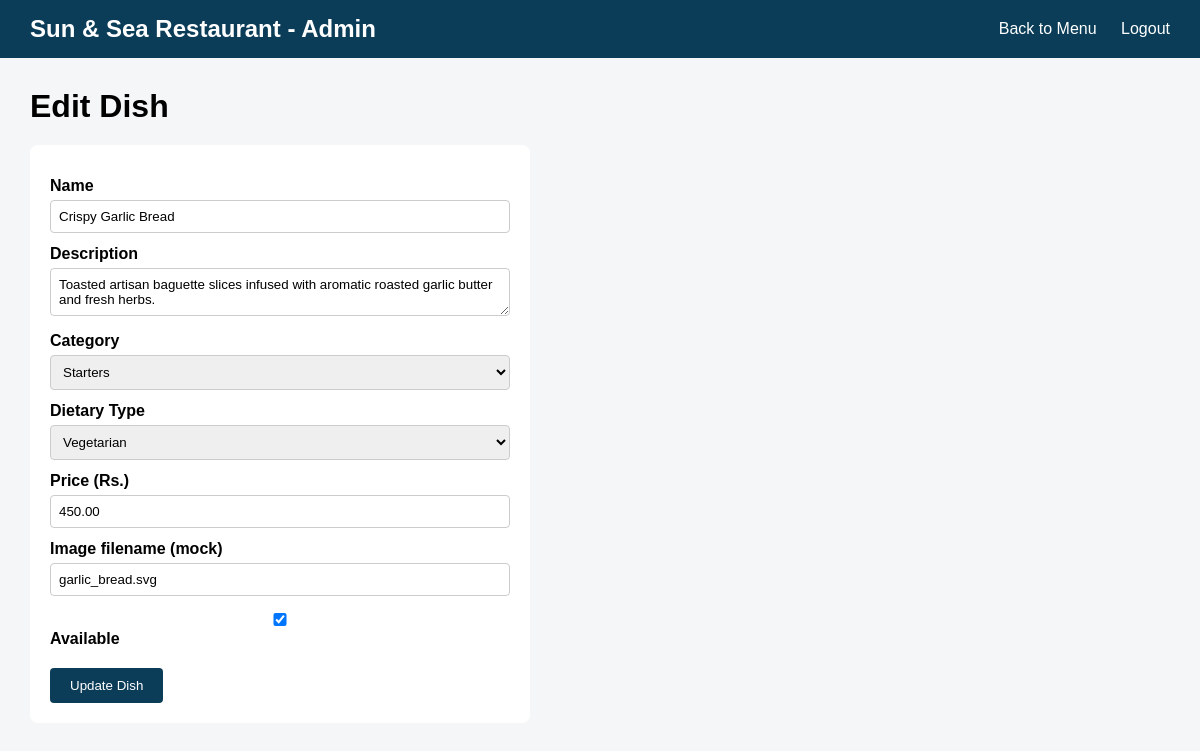
The page /admin/edit_item.php?id=2 (signed in) on the database its author committed.
### tables this page shows
CREATE TABLE IF NOT EXISTS menu_items (
    item_id INT AUTO_INCREMENT PRIMARY KEY,
    category_id INT NOT NULL,
    name VARCHAR(100) NOT NULL,
    description TEXT,
    dietary_type ENUM('Vegetarian','Non-Vegetarian') NOT NULL DEFAULT 'Non-Vegetarian',
    price DECIMAL(10,2) NOT NULL,
    image_url VARCHAR(255) DEFAULT 'default_dish.svg',
    is_available TINYINT(1) DEFAULT 1,
    created_at TIMESTAMP DEFAULT CURRENT_TIMESTAMP,
    FOREIGN KEY (category_id) REFERENCES categories(category_id) ON DELETE CASCADE
);

CREATE TABLE IF NOT EXISTS categories (
    category_id INT AUTO_INCREMENT PRIMARY KEY,
    category_name VARCHAR(50) NOT NULL
);

### admin/edit_item.php (the view, shortened to what this page needs)
<?php
include '../includes/db.php';
$id = (int) $_GET['id'];
$categories = mysqli_query($conn, "SELECT * FROM categories");
$stmt = mysqli_prepare($conn, "SELECT * FROM menu_items WHERE item_id = ?");
mysqli_stmt_bind_param($stmt, "i", $id);
mysqli_stmt_execute($stmt);
$item = mysqli_fetch_assoc(mysqli_stmt_get_result($stmt));
?>
<!DOCTYPE html>
<html>
<head>
    <link rel="stylesheet" href="../assets/css/admin.css">
</head>
<body>
    <div class="admin-nav">
        <h2>Sun & Sea Restaurant - Admin</h2>
        <div>
            <a href="menu_management.php">Back to Menu</a>
            <a href="logout.php">Logout</a>
        </div>
    </div>
    <div class="dashboard-content">
        <h1>Edit Dish</h1>
        <form method="POST" class="admin-form">
            <label>Name</label>
            <input type="text" name="name" value="<?php echo htmlspecialchars($item['name']); ?>" required>
            <label>Description</label>
            <textarea name="description"><?php echo htmlspecialchars($item['description']); ?></textarea>
            <label>Category</label>
            <select name="category_id">
                <?php while ($cat = mysqli_fetch_assoc($categories)) { ?>
                    <option value="<?php echo $cat['category_id']; ?>" <?php echo ($cat['category_id'] == $item['category_id']) ? 'selected' : ''; ?>>
                        <?php echo htmlspecialchars($cat['category_name']); ?>
                    </option>
                <?php } ?>
            </select>
            <label>Dietary Type</label>
            <select name="dietary_type">
                <option value="Vegetarian" <?php echo ($item['dietary_type']=='Vegetarian')?'selected':''; ?>>Vegetarian</option>
            </select>
            <label>Price (Rs.)</label>
            <input type="number" step="0.01" name="price" value="<?php echo $item['price']; ?>" required>
            <label>Image filename (mock)</label>
            <input type="text" name="image_url" value="<?php echo htmlspecialchars($item['image_url']); ?>">
            <label><input type="checkbox" name="is_available" <?php echo $item['is_available'] ? 'checked' : ''; ?>> Available</label>
            <button type="submit">Update Dish</button>
        </form>
    </div>
</body>
</html>

### assets/css/admin.css (style rules this page uses)
* { box-sizing: border-box; margin: 0; padding: 0; font-family: Arial, sans-serif; }
body { background: #f4f6f7; }
.admin-nav { background: #0b3d59; color: #fff; padding: 15px 30px; display: flex; justify-content: space-between; align-items: center; }
.admin-nav a { color: #fff; margin-left: 20px; text-decoration: none; }
.dashboard-content { padding: 30px; }
.admin-form { background: #fff; padding: 20px; max-width: 500px; margin-top: 20px; border-radius: 8px; }
.admin-form label { display: block; margin-top: 12px; font-weight: bold; }
.admin-form input, .admin-form select, .admin-form textarea { width: 100%; padding: 8px; margin-top: 5px; border: 1px solid #ccc; border-radius: 4px; }
.admin-form button { margin-top: 20px; padding: 10px 20px; background: #0b3d59; color: #fff; border: none; border-radius: 4px; cursor: pointer; }

### rows shown on the page
menu_items: name "Crispy Garlic Bread", description "Toasted artisan baguette slices infused with aromatic roasted garlic butter and fresh herbs.", category_id "Starters", dietary_type "Vegetarian", price "450.00", image_url "garlic_bread.svg", is_available "☑"
